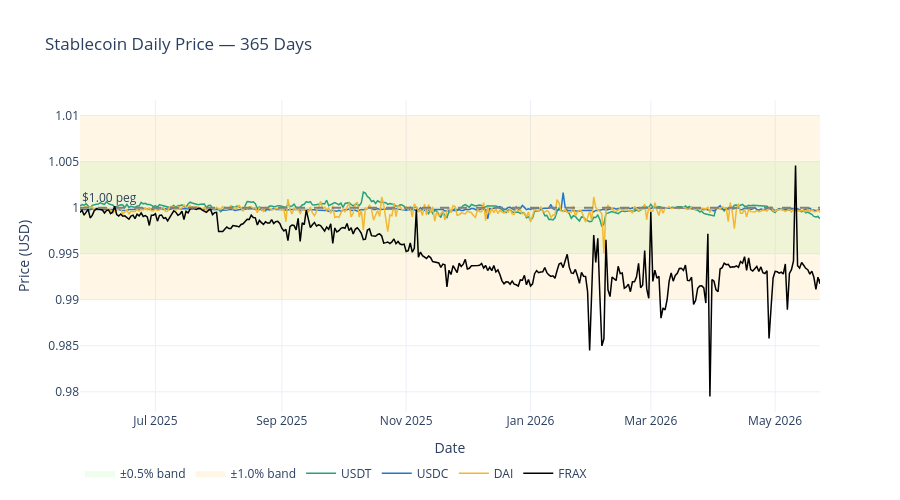

The notebook cell saved with this chart:
### Markdown cell above
### 5.1 — Daily Price Time Series with Peg Bands

### Code cell
fig = go.Figure()

# shaded bands
x_band = list(prices.index) + list(prices.index[::-1])
fig.add_trace(go.Scatter(
    x=x_band,
    y=[1 + TIGHT_BAND] * len(prices) + [1 - TIGHT_BAND] * len(prices),
    fill="toself", fillcolor="rgba(144,238,144,0.15)",
    line=dict(color="rgba(0,0,0,0)"),
    name="±0.5% band", showlegend=True,
))
fig.add_trace(go.Scatter(
    x=x_band,
    y=[1 + DEPEG_BAND] * len(prices) + [1 - DEPEG_BAND] * len(prices),
    fill="toself", fillcolor="rgba(255,165,0,0.10)",
    line=dict(color="rgba(0,0,0,0)"),
    name="±1.0% band", showlegend=True,
))

# peg line
fig.add_hline(y=1.0, line_dash="dash", line_color="gray",
              annotation_text="$1.00 peg", annotation_position="top left")

# price lines
for ticker in COINS:
    fig.add_trace(go.Scatter(
        x=prices.index, y=prices[ticker],
        mode="lines", name=ticker,
        line=dict(color=COLORS[ticker], width=1.5),
    ))

fig.update_layout(
    title="Stablecoin Daily Price — 365 Days",
    xaxis_title="Date", yaxis_title="Price (USD)",
    hovermode="x unified",
    template="plotly_white",
    legend=dict(orientation="h", y=-0.15),
    height=500,
)
save_chart(fig, "price_timeseries.png", width=1000, height=500)
fig.show()

### Figure 1 — Plotly figure (JSON) as saved in the notebook; plotly's stock layout.template omitted (floating-point values rounded to 4 significant figures; data arrays with more than 128 entries replaced by an {"elided": "..."} marker saying what was removed)
{"data": [{"fill": "toself", "fillcolor": "rgba(144,238,144,0.15)", "line": {"color": "rgba(0,0,0,0)"}, "name": "±0.5% band", "showlegend": true, "type": "scatter", "x": {"elided": "730 str values"}, "y": {"elided": "730 float values"}}, {"fill": "toself", "fillcolor": "rgba(255,165,0,0.10)", "line": {"color": "rgba(0,0,0,0)"}, "name": "±1.0% band", "showlegend": true, "type": "scatter", "x": {"elided": "730 str values"}, "y": {"elided": "730 float values"}}, {"line": {"color": "#26A17B", "width": 1.5}, "mode": "lines", "name": "USDT", "type": "scatter", "x": {"elided": "365 str values"}, "y": {"elided": "365 float values"}}, {"line": {"color": "#2775CA", "width": 1.5}, "mode": "lines", "name": "USDC", "type": "scatter", "x": {"elided": "365 str values"}, "y": {"elided": "365 float values"}}, {"line": {"color": "#F4B731", "width": 1.5}, "mode": "lines", "name": "DAI", "type": "scatter", "x": {"elided": "365 str values"}, "y": {"elided": "365 float values"}}, {"line": {"color": "#000000", "width": 1.5}, "mode": "lines", "name": "FRAX", "type": "scatter", "x": {"elided": "365 str values"}, "y": {"elided": "365 float values"}}], "layout": {"annotations": [{"showarrow": false, "text": "$1.00 peg", "x": 0, "xanchor": "left", "xref": "x domain", "y": 1, "yanchor": "bottom", "yref": "y"}], "height": 500, "hovermode": "x unified", "legend": {"orientation": "h", "y": -0.15}, "shapes": [{"line": {"color": "gray", "dash": "dash"}, "type": "line", "x0": 0, "x1": 1, "xref": "x domain", "y0": 1, "y1": 1, "yref": "y"}], "title": {"text": "Stablecoin Daily Price — 365 Days"}, "xaxis": {"title": {"text": "Date"}}, "yaxis": {"title": {"text": "Price (USD)"}}}}
